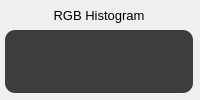
              <widget class="QFrame" name="frame_10">
               <property name="minimumSize">
                <size>
                 <width>150</width>
                 <height>0</height>
                </size>
               </property>
               <property name="maximumSize">
                <size>
                 <width>470</width>
                 <height>16777215</height>
                </size>
               </property>
               <property name="styleSheet">
                <string notr="true">border-radius: 0px;</string>
               </property>
               <property name="frameShape">
                <enum>QFrame::StyledPanel</enum>
               </property>
               <property name="frameShadow">
                <enum>QFrame::Raised</enum>
               </property>
               <layout class="QVBoxLayout" name="verticalLayout_6">
                <property name="spacing">
                 <number>5</number>
                </property>
                <property name="leftMargin">
                 <number>5</number>
                </property>
                <property name="topMargin">
                 <number>5</number>
                </property>
                <property name="rightMargin">
                 <number>7</number>
                </property>
                <property name="bottomMargin">
                 <number>7</number>
                </property>
                <item>
                 <widget class="QFrame" name="frame_15">
                  <property name="maximumSize">
                   <size>
                    <width>16777215</width>
                    <height>20</height>
                   </size>
                  </property>
                  <property name="frameShape">
                   <enum>QFrame::StyledPanel</enum>
                  </property>
                  <property name="frameShadow">
                   <enum>QFrame::Sunken</enum>
                  </property>
                  <layout class="QHBoxLayout" name="horizontalLayout_7">
                   <property name="spacing">
                    <number>0</number>
                   </property>
                   <property name="leftMargin">
                    <number>0</number>
                   </property>
                   <property name="topMargin">
                    <number>0</number>
                   </property>
                   <property name="rightMargin">
                    <number>0</number>
                   </property>
                   <property name="bottomMargin">
                    <number>0</number>
                   </property>
                   <item>
                    <widget class="QLabel" name="label_6">
                     <property name="font">
                      <font>
                       <pointsize>10</pointsize>
                      </font>
                     </property>
                     <property name="text">
                      <string>RGB Histogram</string>
                     </property>
                     <property name="alignment">
                      <set>Qt::AlignCenter</set>
                     </property>
                    </widget>
                   </item>
                  </layout>
                 </widget>
                </item>
                <item>
                 <widget class="QFrame" name="frame_16">
                  <property name="frameShape">
                   <enum>QFrame::StyledPanel</enum>
                  </property>
                  <property name="frameShadow">
                   <enum>QFrame::Raised</enum>
                  </property>
                  <layout class="QHBoxLayout" name="horizontalLayout_8">
                   <property name="spacing">
                    <number>0</number>
                   </property>
                   <property name="leftMargin">
                    <number>0</number>
                   </property>
                   <property name="topMargin">
                    <number>0</number>
                   </property>
                   <property name="rightMargin">
                    <number>0</number>
                   </property>
                   <property name="bottomMargin">
                    <number>0</number>
                   </property>
                   <item>
                    <widget class="QLabel" name="labelHistogram">
                     <property name="maximumSize">
                      <size>
                       <width>450</width>
                       <height>16777215</height>
                      </size>
                     </property>
                     <property name="styleSheet">
                      <string notr="true">background-color: rgb(61, 61, 61);
border-radius: 10px;</string>
                     </property>
                     <property name="text">
                      <string/>
                     </property>
                     <property name="alignment">
                      <set>Qt::AlignCenter</set>
                     </property>
                    </widget>
                   </item>
                  </layout>
                 </widget>
                </item>
               </layout>
              </widget>
